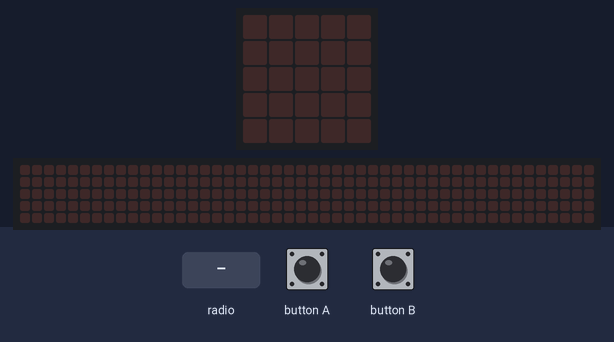
Bench run of a program on a simulated BBC micro:bit (MakeCode). Parts: the board's 5×5 LED display, a strip that is not on the board, showing the scrolling text unrolled. The test bench sets the inputs (shaded band). The 48×5 strip is a reading aid, not a part: it shows the text the display is scrolling, unrolled, one strip-width of it at a time.

Above: at 1.2 s.
1.3 s: radio message "ello wariacie" arrives
At 5.8 s:
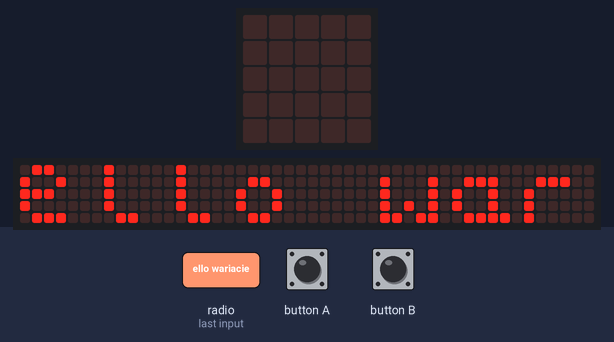
10.3 s: radio message "ello mordo" arrives
At 18.4 s:
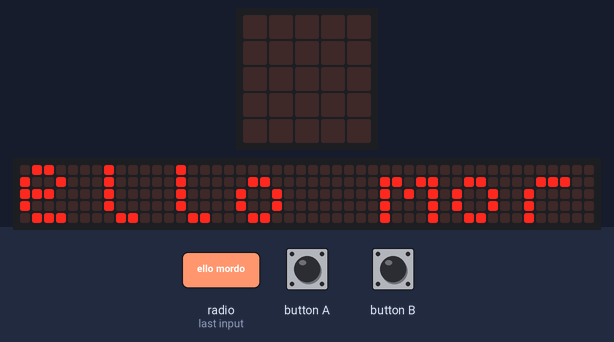

Measured:
- after the input at 1.3 s, the display: changes at once (image 1)
- after the input at 10.3 s, the display: first differs from a run without the input after 3.6 s (image 2)
- what the display in image 1 shows lasts 0.6 s, from 5.4 s to 6.0 s

The program:

main.ts
```typescript
input.onButtonPressed(Button.A, function () {
    radio.setGroup(1)
    radio.sendString("ello wariacie")
})
radio.onReceivedString(function (receivedString) {
    radio.setGroup(1)
    basic.showString(receivedString)
})
input.onButtonPressed(Button.B, function () {
    radio.setGroup(2)
    radio.sendString("ello mordo")
})
basic.forever(function () {

})
```

test.ts
```typescript
// tu są testy; nie będzie to kompilowane, gdy ten pakiet będzie używany jako rozszerzenie.
```
